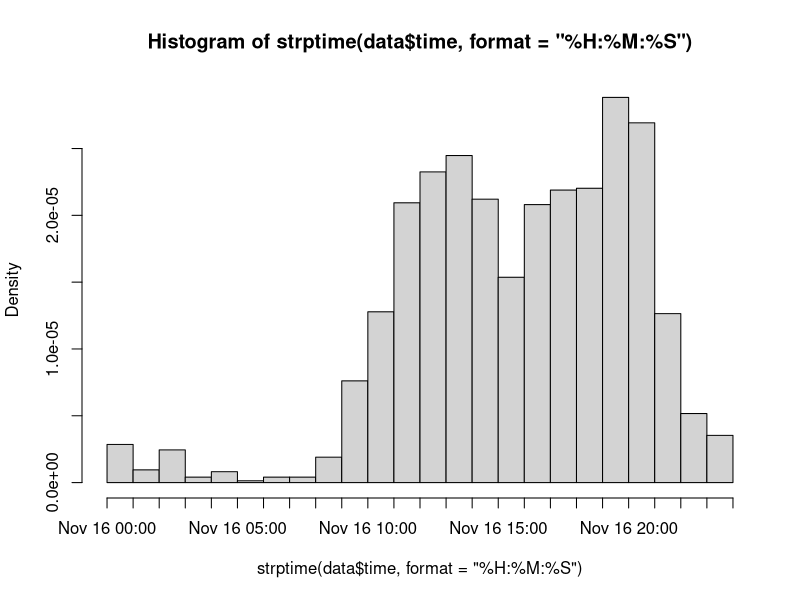
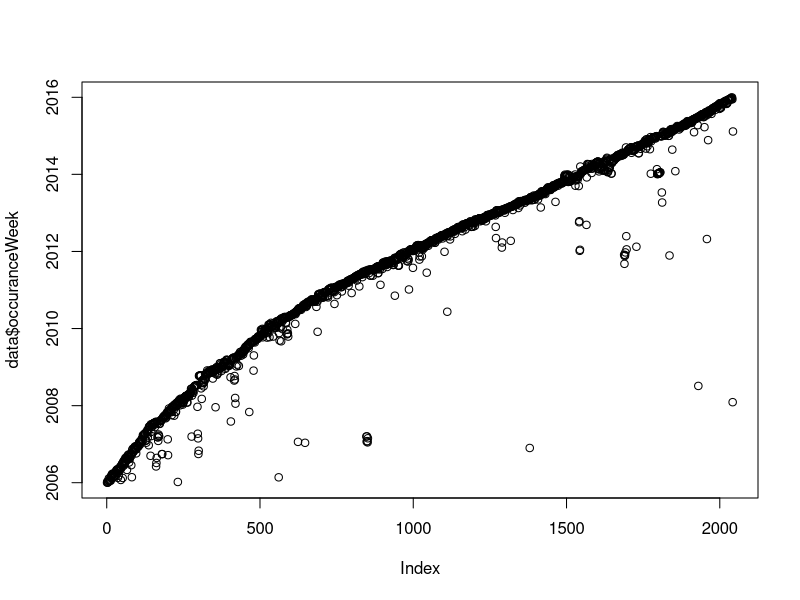
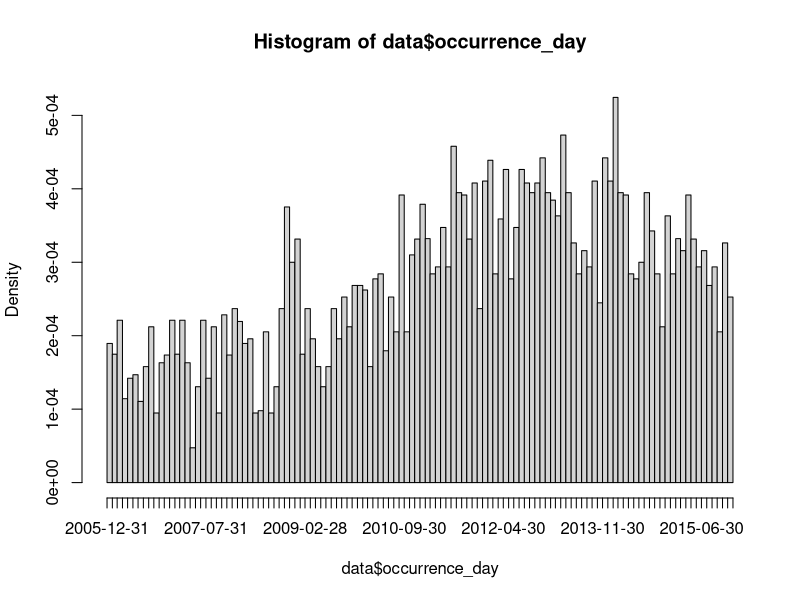
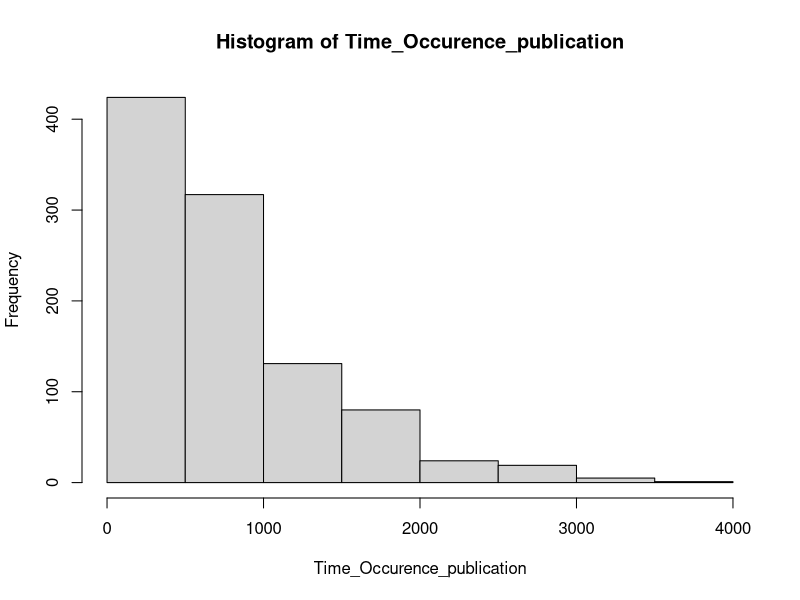

These charts were generated, in order, by the following R code:
## ---- chunk 1
library(readr)
library(lubridate)
library(ggplot2)
library(dplyr)
library(tidyr)
## ---- chunk 2
data <- read_csv("../Data/aircrafts_occurrences_merged.csv")
data$occuranceWeek <- as.Date(data$occurrence_day)
data$occuranceWeek <-wday(data$occuranceWeek, label=TRUE)

data$publicationWeek <- as.Date(data$publication_day)
data$publicationWeek <-wday(data$publicationWeek, label=TRUE)
# occurrence_id,,occurrence_day,publication_day, invistigation status
## ---- chunk 3
data$occuranceWeek <- as.Date(data$occurrence_day)
## ---- chunk 4
hist(strptime(data$time, format="%H:%M:%S"),breaks="hours")
## ---- chunk 5
plot(data$occuranceWeek)
## ---- chunk 6
hist(data$occurrence_day,breaks='months')
## ---- chunk 7
Time_Occurence_publication=data$publication_day-data$occurrence_day
Time_Occurence_publication=as.numeric(Time_Occurence_publication, units="days")
## ---- chunk 8
hist(Time_Occurence_publication)
